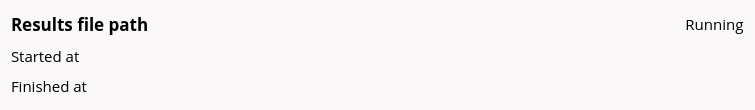
<?xml version="1.0" encoding="UTF-8"?>
<ui version="4.0">
 <class>CalculationWidget</class>
 <widget class="QWidget" name="CalculationWidget">
  <property name="geometry">
   <rect>
    <x>0</x>
    <y>0</y>
    <width>755</width>
    <height>110</height>
   </rect>
  </property>
  <property name="minimumSize">
   <size>
    <width>0</width>
    <height>110</height>
   </size>
  </property>
  <property name="maximumSize">
   <size>
    <width>16777215</width>
    <height>110</height>
   </size>
  </property>
  <property name="palette">
   <palette>
    <active>
     <colorrole role="WindowText">
      <brush brushstyle="SolidPattern">
       <color alpha="255">
        <red>0</red>
        <green>0</green>
        <blue>0</blue>
       </color>
      </brush>
     </colorrole>
     <colorrole role="Button">
      <brush brushstyle="SolidPattern">
       <color alpha="255">
        <red>250</red>
        <green>248</green>
        <blue>248</blue>
       </color>
      </brush>
     </colorrole>
     <colorrole role="Light">
      <brush brushstyle="SolidPattern">
       <color alpha="255">
        <red>255</red>
        <green>255</green>
        <blue>255</blue>
       </color>
      </brush>
     </colorrole>
     <colorrole role="Midlight">
      <brush brushstyle="SolidPattern">
       <color alpha="255">
        <red>252</red>
        <green>251</green>
        <blue>251</blue>
       </color>
      </brush>
     </colorrole>
     <colorrole role="Dark">
      <brush brushstyle="SolidPattern">
       <color alpha="255">
        <red>125</red>
        <green>124</green>
        <blue>124</blue>
       </color>
      </brush>
     </colorrole>
     <colorrole role="Mid">
      <brush brushstyle="SolidPattern">
       <color alpha="255">
        <red>167</red>
        <green>165</green>
        <blue>165</blue>
       </color>
      </brush>
     </colorrole>
     <colorrole role="Text">
      <brush brushstyle="SolidPattern">
       <color alpha="255">
        <red>0</red>
        <green>0</green>
        <blue>0</blue>
       </color>
      </brush>
     </colorrole>
     <colorrole role="BrightText">
      <brush brushstyle="SolidPattern">
       <color alpha="255">
        <red>255</red>
        <green>255</green>
        <blue>255</blue>
       </color>
      </brush>
     </colorrole>
     <colorrole role="ButtonText">
      <brush brushstyle="SolidPattern">
       <color alpha="255">
        <red>0</red>
        <green>0</green>
        <blue>0</blue>
       </color>
      </brush>
     </colorrole>
     <colorrole role="Base">
      <brush brushstyle="SolidPattern">
       <color alpha="255">
        <red>250</red>
        <green>248</green>
        <blue>248</blue>
       </color>
      </brush>
     </colorrole>
     <colorrole role="Window">
      <brush brushstyle="SolidPattern">
       <color alpha="255">
        <red>250</red>
        <green>248</green>
        <blue>248</blue>
       </color>
      </brush>
     </colorrole>
     <colorrole role="Shadow">
      <brush brushstyle="SolidPattern">
       <color alpha="255">
        <red>0</red>
        <green>0</green>
        <blue>0</blue>
       </color>
      </brush>
     </colorrole>
     <colorrole role="AlternateBase">
      <brush brushstyle="SolidPattern">
       <color alpha="255">
        <red>252</red>
        <green>251</green>
        <blue>251</blue>
       </color>
      </brush>
     </colorrole>
     <colorrole role="ToolTipBase">
      <brush brushstyle="SolidPattern">
       <color alpha="255">
        <red>255</red>
        <green>255</green>
        <blue>220</blue>
       </color>
      </brush>
     </colorrole>
     <colorrole role="ToolTipText">
      <brush brushstyle="SolidPattern">
       <color alpha="255">
        <red>0</red>
        <green>0</green>
        <blue>0</blue>
       </color>
      </brush>
     </colorrole>
    </active>
    <inactive>
     <colorrole role="WindowText">
      <brush brushstyle="SolidPattern">
       <color alpha="255">
        <red>0</red>
        <green>0</green>
        <blue>0</blue>
       </color>
      </brush>
     </colorrole>
     <colorrole role="Button">
      <brush brushstyle="SolidPattern">
       <color alpha="255">
        <red>250</red>
        <green>248</green>
        <blue>248</blue>
       </color>
      </brush>
     </colorrole>
     <colorrole role="Light">
      <brush brushstyle="SolidPattern">
       <color alpha="255">
        <red>255</red>
        <green>255</green>
        <blue>255</blue>
       </color>
      </brush>
     </colorrole>
     <colorrole role="Midlight">
      <brush brushstyle="SolidPattern">
       <color alpha="255">
        <red>252</red>
        <green>251</green>
        <blue>251</blue>
       </color>
      </brush>
     </colorrole>
     <colorrole role="Dark">
      <brush brushstyle="SolidPattern">
       <color alpha="255">
        <red>125</red>
        <green>124</green>
        <blue>124</blue>
       </color>
      </brush>
     </colorrole>
     <colorrole role="Mid">
      <brush brushstyle="SolidPattern">
       <color alpha="255">
        <red>167</red>
        <green>165</green>
        <blue>165</blue>
       </color>
      </brush>
     </colorrole>
     <colorrole role="Text">
      <brush brushstyle="SolidPattern">
       <color alpha="255">
        <red>0</red>
        <green>0</green>
        <blue>0</blue>
       </color>
      </brush>
     </colorrole>
     <colorrole role="BrightText">
      <brush brushstyle="SolidPattern">
       <color alpha="255">
        <red>255</red>
        <green>255</green>
        <blue>255</blue>
       </color>
      </brush>
     </colorrole>
     <colorrole role="ButtonText">
      <brush brushstyle="SolidPattern">
       <color alpha="255">
        <red>0</red>
        <green>0</green>
        <blue>0</blue>
       </color>
      </brush>
     </colorrole>
     <colorrole role="Base">
      <brush brushstyle="SolidPattern">
       <color alpha="255">
        <red>250</red>
        <green>248</green>
        <blue>248</blue>
       </color>
      </brush>
     </colorrole>
     <colorrole role="Window">
      <brush brushstyle="SolidPattern">
       <color alpha="255">
        <red>250</red>
        <green>248</green>
        <blue>248</blue>
       </color>
      </brush>
     </colorrole>
     <colorrole role="Shadow">
      <brush brushstyle="SolidPattern">
       <color alpha="255">
        <red>0</red>
        <green>0</green>
        <blue>0</blue>
       </color>
      </brush>
     </colorrole>
     <colorrole role="AlternateBase">
      <brush brushstyle="SolidPattern">
       <color alpha="255">
        <red>252</red>
        <green>251</green>
        <blue>251</blue>
       </color>
      </brush>
     </colorrole>
     <colorrole role="ToolTipBase">
      <brush brushstyle="SolidPattern">
       <color alpha="255">
        <red>255</red>
        <green>255</green>
        <blue>220</blue>
       </color>
      </brush>
     </colorrole>
     <colorrole role="ToolTipText">
      <brush brushstyle="SolidPattern">
       <color alpha="255">
        <red>0</red>
        <green>0</green>
        <blue>0</blue>
       </color>
      </brush>
     </colorrole>
    </inactive>
    <disabled>
     <colorrole role="WindowText">
      <brush brushstyle="SolidPattern">
       <color alpha="255">
        <red>125</red>
        <green>124</green>
        <blue>124</blue>
       </color>
      </brush>
     </colorrole>
     <colorrole role="Button">
      <brush brushstyle="SolidPattern">
       <color alpha="255">
        <red>250</red>
        <green>248</green>
        <blue>248</blue>
       </color>
      </brush>
     </colorrole>
     <colorrole role="Light">
      <brush brushstyle="SolidPattern">
       <color alpha="255">
        <red>255</red>
        <green>255</green>
        <blue>255</blue>
       </color>
      </brush>
     </colorrole>
     <colorrole role="Midlight">
      <brush brushstyle="SolidPattern">
       <color alpha="255">
        <red>252</red>
        <green>251</green>
        <blue>251</blue>
       </color>
      </brush>
     </colorrole>
     <colorrole role="Dark">
      <brush brushstyle="SolidPattern">
       <color alpha="255">
        <red>125</red>
        <green>124</green>
        <blue>124</blue>
       </color>
      </brush>
     </colorrole>
     <colorrole role="Mid">
      <brush brushstyle="SolidPattern">
       <color alpha="255">
        <red>167</red>
        <green>165</green>
        <blue>165</blue>
       </color>
      </brush>
     </colorrole>
     <colorrole role="Text">
      <brush brushstyle="SolidPattern">
       <color alpha="255">
        <red>125</red>
        <green>124</green>
        <blue>124</blue>
       </color>
      </brush>
     </colorrole>
     <colorrole role="BrightText">
      <brush brushstyle="SolidPattern">
       <color alpha="255">
        <red>255</red>
        <green>255</green>
        <blue>255</blue>
       </color>
      </brush>
     </colorrole>
     <colorrole role="ButtonText">
      <brush brushstyle="SolidPattern">
       <color alpha="255">
        <red>125</red>
        <green>124</green>
        <blue>124</blue>
       </color>
      </brush>
     </colorrole>
     <colorrole role="Base">
      <brush brushstyle="SolidPattern">
       <color alpha="255">
        <red>250</red>
        <green>248</green>
        <blue>248</blue>
       </color>
      </brush>
     </colorrole>
     <colorrole role="Window">
      <brush brushstyle="SolidPattern">
       <color alpha="255">
        <red>250</red>
        <green>248</green>
        <blue>248</blue>
       </color>
      </brush>
     </colorrole>
     <colorrole role="Shadow">
      <brush brushstyle="SolidPattern">
       <color alpha="255">
        <red>0</red>
        <green>0</green>
        <blue>0</blue>
       </color>
      </brush>
     </colorrole>
     <colorrole role="AlternateBase">
      <brush brushstyle="SolidPattern">
       <color alpha="255">
        <red>250</red>
        <green>248</green>
        <blue>248</blue>
       </color>
      </brush>
     </colorrole>
     <colorrole role="ToolTipBase">
      <brush brushstyle="SolidPattern">
       <color alpha="255">
        <red>255</red>
        <green>255</green>
        <blue>220</blue>
       </color>
      </brush>
     </colorrole>
     <colorrole role="ToolTipText">
      <brush brushstyle="SolidPattern">
       <color alpha="255">
        <red>0</red>
        <green>0</green>
        <blue>0</blue>
       </color>
      </brush>
     </colorrole>
    </disabled>
   </palette>
  </property>
  <property name="font">
   <font>
    <family>Open Sans</family>
    <pointsize>11</pointsize>
    <stylestrategy>PreferAntialias</stylestrategy>
   </font>
  </property>
  <property name="windowTitle">
   <string>Form</string>
  </property>
  <property name="autoFillBackground">
   <bool>true</bool>
  </property>
  <layout class="QGridLayout" name="gridLayout">
   <item row="1" column="1">
    <spacer name="horizontalSpacer">
     <property name="orientation">
      <enum>Qt::Horizontal</enum>
     </property>
     <property name="sizeHint" stdset="0">
      <size>
       <width>38</width>
       <height>20</height>
      </size>
     </property>
    </spacer>
   </item>
   <item row="1" column="2">
    <widget class="QPushButton" name="buttonPause">
     <property name="minimumSize">
      <size>
       <width>25</width>
       <height>25</height>
      </size>
     </property>
     <property name="maximumSize">
      <size>
       <width>25</width>
       <height>25</height>
      </size>
     </property>
     <property name="toolTip">
      <string>Pause</string>
     </property>
     <property name="text">
      <string/>
     </property>
     <property name="icon">
      <iconset resource="../graphics.qrc">
       <normaloff>:/new/glyphicons/pause.ico</normaloff>:/new/glyphicons/pause.ico</iconset>
     </property>
     <property name="iconSize">
      <size>
       <width>13</width>
       <height>13</height>
      </size>
     </property>
     <property name="flat">
      <bool>true</bool>
     </property>
    </widget>
   </item>
   <item row="0" column="2" colspan="2">
    <widget class="QLabel" name="labelStatus">
     <property name="minimumSize">
      <size>
       <width>0</width>
       <height>25</height>
      </size>
     </property>
     <property name="maximumSize">
      <size>
       <width>16777215</width>
       <height>25</height>
      </size>
     </property>
     <property name="text">
      <string>Running</string>
     </property>
     <property name="alignment">
      <set>Qt::AlignCenter</set>
     </property>
    </widget>
   </item>
   <item row="0" column="0" colspan="2">
    <widget class="QLabel" name="labelFile">
     <property name="minimumSize">
      <size>
       <width>0</width>
       <height>25</height>
      </size>
     </property>
     <property name="maximumSize">
      <size>
       <width>16777215</width>
       <height>25</height>
      </size>
     </property>
     <property name="font">
      <font>
       <pointsize>13</pointsize>
       <weight>75</weight>
       <bold>true</bold>
      </font>
     </property>
     <property name="text">
      <string>Results file path</string>
     </property>
    </widget>
   </item>
   <item row="1" column="0">
    <widget class="QLabel" name="labelStartedAt">
     <property name="minimumSize">
      <size>
       <width>620</width>
       <height>25</height>
      </size>
     </property>
     <property name="maximumSize">
      <size>
       <width>16777215</width>
       <height>25</height>
      </size>
     </property>
     <property name="text">
      <string>Started at</string>
     </property>
     <property name="alignment">
      <set>Qt::AlignBottom|Qt::AlignLeading|Qt::AlignLeft</set>
     </property>
    </widget>
   </item>
   <item row="2" column="0">
    <widget class="QLabel" name="labelFinishedAt">
     <property name="minimumSize">
      <size>
       <width>620</width>
       <height>25</height>
      </size>
     </property>
     <property name="maximumSize">
      <size>
       <width>16777215</width>
       <height>25</height>
      </size>
     </property>
     <property name="text">
      <string>Finished at</string>
     </property>
    </widget>
   </item>
   <item row="1" column="3">
    <widget class="QPushButton" name="buttonRemove">
     <property name="minimumSize">
      <size>
       <width>25</width>
       <height>25</height>
      </size>
     </property>
     <property name="maximumSize">
      <size>
       <width>25</width>
       <height>25</height>
      </size>
     </property>
     <property name="toolTip">
      <string>&lt;html&gt;&lt;head/&gt;&lt;body&gt;&lt;p&gt;Remove&lt;/p&gt;&lt;/body&gt;&lt;/html&gt;</string>
     </property>
     <property name="text">
      <string/>
     </property>
     <property name="icon">
      <iconset resource="../graphics.qrc">
       <normaloff>:/new/glyphicons/remove.ico</normaloff>:/new/glyphicons/remove.ico</iconset>
     </property>
     <property name="iconSize">
      <size>
       <width>13</width>
       <height>13</height>
      </size>
     </property>
     <property name="flat">
      <bool>true</bool>
     </property>
    </widget>
   </item>
  </layout>
 </widget>
 <resources>
  <include location="../graphics.qrc"/>
 </resources>
 <connections/>
</ui>
